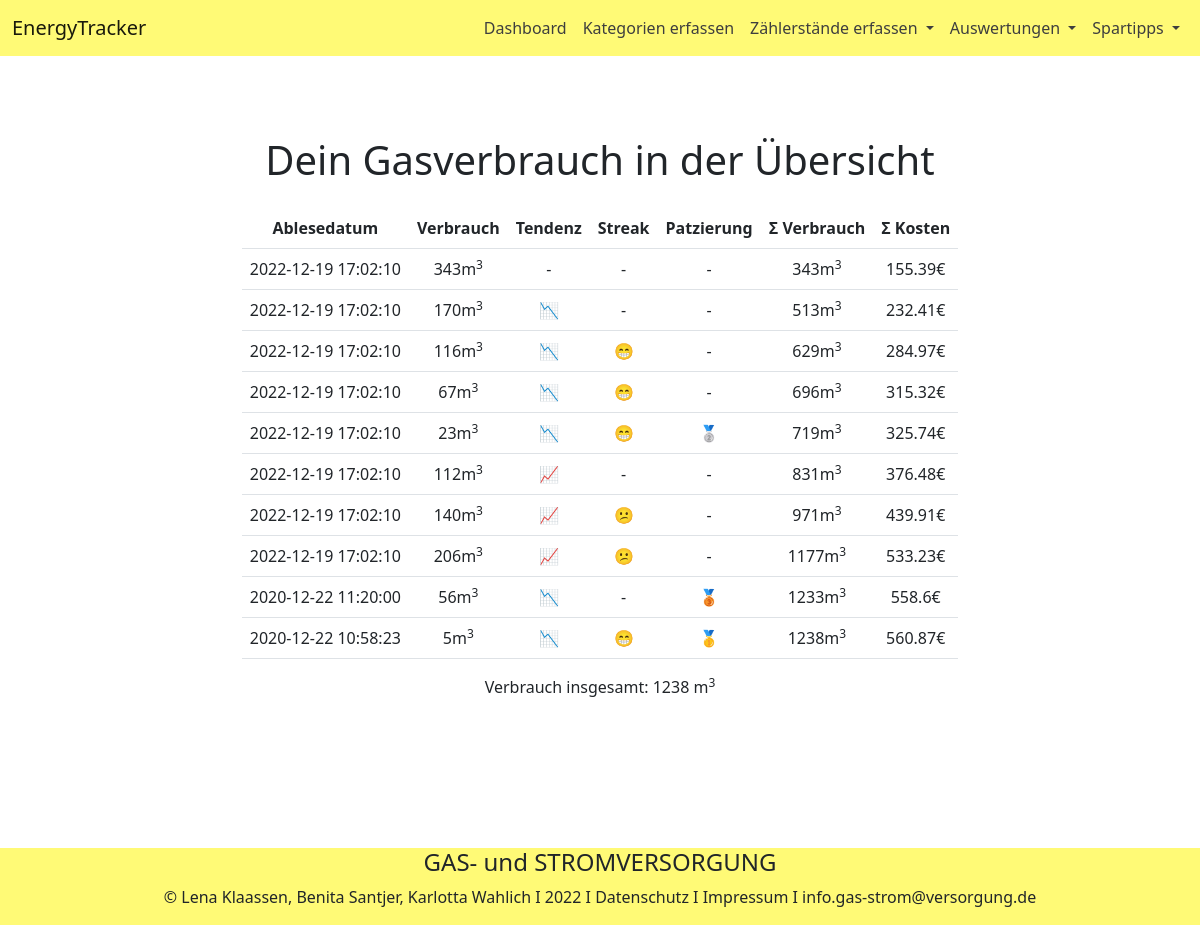
The page /overview-gas on the database its author committed.
### tables this page shows
CREATE TABLE `gas_meter` (
  `id` int(10) UNSIGNED NOT NULL,
  `timestamp` timestamp NOT NULL DEFAULT current_timestamp() ON UPDATE current_timestamp(),
  `consumption` int(10) UNSIGNED NOT NULL
);

### database/Database.php (called while the page is built)
<?php
class Database{
    public $conn;
    public function __construct()
    {
        $conn_str = "mysql:host=localhost;dbname=m11575_21";
        $this->conn = new PDO($conn_str,'m11575-21','3QG7YYuQ5');
    }
    public function query($query) {
        $stmt = $this->conn->prepare($query);
        $stmt->execute();
        return $stmt;
    }
}
?>

### database/models/GasConsumption.php (called while the page is built, shortened)
<?php
require_once 'database/Database.php';
function getGasConsumptionByCount($count){
    $db = new Database();
    $result = $db->query("SELECT * FROM gas_meter")->fetchAll(PDO::FETCH_ASSOC);
    $sliced_result = array_slice($result,count($result)-$count);
    return $sliced_result;
};
?>

### utils/calculateTendencies.php (called while the page is built)
<?php
    function calculateTendency($arr){
        $tendencies = [];
        for($i = 0; $i<count($arr);$i++){
            $abs_proc_diff = abs((($arr[$i]-$arr[$i-1])/$arr[$i])* 100);
            if($i==0 || $abs_proc_diff < 2){
                array_push($tendencies,'-');
            }elseif($arr[$i]-$arr[$i-1] > 0 && $abs_proc_diff > 2){
                array_push($tendencies, '&#128200');
            }elseif($arr[$i]-$arr[$i-1] < 0 && $abs_proc_diff > 2){
                array_push($tendencies,'&#128201');
            }
        }
        return $tendencies;
    }
    function calculateStreaks($arr){
        $streaks = [];
        for($i = 0; $i<count($arr);$i++){
            $abs_proc_diff = abs((($arr[$i]-$arr[$i-2])/$arr[$i])* 100);
            if($i<2 || $abs_proc_diff < 2){
                array_push($streaks,'-');
            }elseif($arr[$i-2]> $arr[$i-1] && $arr[$i-1]> $arr[$i] && $abs_proc_diff > 2){
                array_push($streaks, '&#128513');
            }elseif($arr[$i-2]< $arr[$i-1] && $arr[$i-1]< $arr[$i] && $abs_proc_diff > 2){
                array_push($streaks,'&#128533');
            }else{
                array_push($streaks, '-');
            }
        }
        return $streaks;
    }
    function calculatePlacements($arr){
        asort($arr, SORT_NUMERIC);
        $mins = array_slice($arr,0,3, true);
        $placements = array_fill(0, count($arr), '-');
        $placements[array_keys($mins)[0]] = '&#129351';
        $placements[array_keys($mins)[1]] = '&#129352';
        $placements[array_keys($mins)[2]] = '&#129353';
        return $placements;
    }
?>

### utils/calculateConsumptionSums.php (called while the page is built)
<?php
    function calculateConsumptionSums($arr){
        $sum_array = [];
        for($i = 1; $i <= count($arr); $i++){
            $a = array_slice($arr,0,$i);
            array_push($sum_array, array_sum($a));
        }
        return $sum_array;
    }
?>

### utils/calculateCosts.php (called while the page is built, shortened)
<?php
function calculateGasCosts($arr){
    $costs = [];
    $calorific_value = 9.760;
    $conversion_factor = 0.9711;
    $costPerKWH = 0.0478;
    foreach($arr as $element){
        array_push($costs, round($element*$calorific_value*$conversion_factor*$costPerKWH,2));
    }
    return $costs;
}
?>

### app/components/gasConsumptionTable/gasConsumptionTable.view.php (the view)
<?php
    require_once 'database/models/GasConsumption.php';
    require_once 'utils/calculateConsumptionSums.php';
    require_once 'utils/calculateCosts.php';
    require_once 'utils/calculateTendencies.php';
    $pList = getGasConsumptionByCount(10);
   $consumptions = [];
    foreach($pList as $elem){
        array_push($consumptions, $elem['consumption']);
    }
    $consumptionSums = calculateConsumptionSums($consumptions);
    $gasCosts = calculateGasCosts($consumptionSums);
    $trends = calculateTendency($consumptions);
    $streaks = calculateStreaks($consumptions);
    $placements = calculatePlacements($consumptions);
?>
<link rel="stylesheet" href="/app/components/gasConsumptionTable/gasConsumptionTable.css">
<div class="table-power">
    <table class="table table-responsive">
    <thead>
        <tr>
        <th scope="col">Ablesedatum</th>
        <th scope="col">Verbrauch</th>
        <th scope="col">Tendenz</th>
        <th scope="col">Streak</th>
        <th scope="col">Patzierung</th>
        <th scope="col">Σ Verbrauch</th>
        <th scope="col">Σ Kosten</th>
        </tr>
    </thead>
    <tbody>
    <?php for($i=0;$i<count($pList);$i++): ?>
        <tr>
            <td>
                <?php echo $pList[$i]['timestamp']; ?>
            </td>
            <td>
                <?php echo $consumptions[$i]; ?>m<sup>3</sup>
            </td>
            <td>
                <?php echo $trends[$i] ?>
            </td>
            <td>
                <?php echo $streaks[$i] ?>
            </td>
            <td>
                <?php echo $placements[$i] ?>
            </td>
            <td>
                <?php echo $consumptionSums[$i] ?>m<sup>3</sup>
            </td>
            <td>
                <?php echo $gasCosts[$i] ?>€
            </td>
        </tr>
        <?php endfor; ?>
    </tbody>
    </table>
    <p>Verbrauch insgesamt: <?php echo array_sum($consumptions)?> m<sup>3</sup></p>
</div>

### app/components/gasConsumptionTable/gasConsumptionTable.css (style rules this page uses)
.table-power { min-height: 80vh; }

### rows shown on the page
gas_meter: timestamp "2022-12-19 17:02:10"
gas_meter: timestamp "2022-12-19 17:02:10"
gas_meter: timestamp "2022-12-19 17:02:10"
gas_meter: timestamp "2022-12-19 17:02:10"
gas_meter: timestamp "2022-12-19 17:02:10"
gas_meter: timestamp "2022-12-19 17:02:10"
gas_meter: timestamp "2022-12-19 17:02:10"
gas_meter: timestamp "2022-12-19 17:02:10"
gas_meter: timestamp "2020-12-22 11:20:00"
gas_meter: timestamp "2020-12-22 10:58:23"

### other values the page prints
$consumptions[$i] "343"
$trends[$i] "-"
$streaks[$i] "-"
$placements[$i] "-"
$consumptionSums[$i] "343"
$gasCosts[$i] "155.39"
$consumptions[$i] "170"
$trends[$i] "📉"
$consumptionSums[$i] "513"
$gasCosts[$i] "232.41"
$consumptions[$i] "116"
$streaks[$i] "😁"
$consumptionSums[$i] "629"
$gasCosts[$i] "284.97"
$consumptions[$i] "67"
